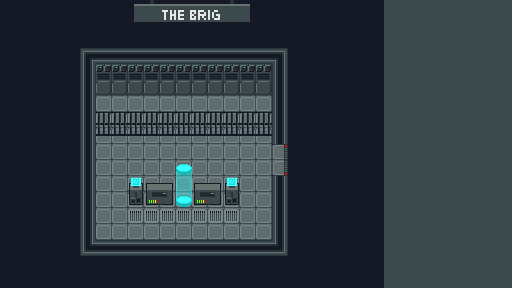

A 2D game scene composited from a Tiled map and its tileset images. What follows is a short description and the map's XML, with each tile layer's data collapsed to a summary:
An orthogonal 32x18 tile map with 16x16 px tiles, 5 tile layers (bg, room, bars, sign, ...), 3 tilesets and 14 objects.

<map version="1.4" tiledversion="1.4.2" orientation="orthogonal" renderorder="right-down" width="32" height="18" tilewidth="16" tileheight="16" infinite="0" nextlayerid="44" nextobjectid="126">
 <tileset firstgid="1" source="tilesheet.tsx" />
 <tileset firstgid="273" source="signs.tsx" />
 <tileset firstgid="273" source="signs.tsx" />
 <layer id="6" name="bg" width="32" height="18">
  <data>[576 cells, 576 non-empty, 2 distinct tile ids]</data>
 </layer>
 <layer id="20" name="room" width="32" height="18">
  <data>[576 cells, 169 non-empty, 12 distinct tile ids]</data>
 </layer>
 <layer id="39" name="bars" width="32" height="18">
  <data>[576 cells, 22 non-empty, 2 distinct tile ids]</data>
 </layer>
 <layer id="19" name="sign" width="32" height="18">
  <data>[576 cells, 1 non-empty, 1 distinct tile ids]</data>
 </layer>
 <objectgroup id="37" name="wall">
  <object id="112" x="80" y="48" width="16" height="208" />
  <object id="113" x="96" y="240" width="192" height="16" />
  <object id="114" x="272" y="176" width="16" height="64" />
  <object id="115" x="288" y="144" width="16" height="32" />
  <object id="116" x="272" y="48" width="16" height="96" />
  <object id="117" x="80" y="48" width="192" height="16" />
  <object id="118" x="96" y="128" width="176" height="16" />
  <object id="125" x="96" y="64" width="176" height="32" />
 </objectgroup>
 <layer id="38" name="objects" width="32" height="18">
  <data>[576 cells, 15 non-empty, 9 distinct tile ids]</data>
 </layer>
 <objectgroup id="40" name="object">
  <object id="119" x="144" y="192" width="32" height="16" />
  <object id="120" x="192" y="192" width="32" height="16" />
 </objectgroup>
 <objectgroup id="41" name="system">
  <object id="121" x="128" y="192" width="16" height="16" />
  <object id="122" x="224" y="192" width="16" height="16" />
 </objectgroup>
 <objectgroup id="42" name="teleportation">
  <object id="123" x="176" y="192" width="16" height="16" />
 </objectgroup>
 <objectgroup id="43" name="door">
  <object id="124" x="272" y="144" width="16" height="32" />
 </objectgroup>
</map>
